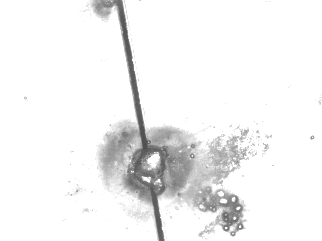
%> input picture pictures/4_1.bmp, 322 x 241 px
$ octave Demo.m   (GNU Octave 9; MATLAB toolbox functions it lacks are replaced by stand-ins)
%> lines starting %> are read from the running program, lines starting %| are printed output that depends on the picture; in (x1, y1, x2, y2) boxes, pixels count from 0 and x2, y2 are one past the last pixel; in counts of white or black regions, pixels touching at a corner belong together; the program's own positions count from 1
### lse_bfe.m
function [u, b, C]= lse_bfe(u0,Img, b, Ksigma,KONE, nu,timestep,mu,epsilon, iter_lse)
% This function performs the level set evolution (LSE) and bias field
% estimation described in the following paper
%      C. Li, R. Huang, Z. Ding, C. Gatenby, D. N. Metaxas, and J. C. Gore,
%      "A Level Set Method for Image Segmentation in the Presence of Intensity
%      Inhomogeneities with Application to MRI", IEEE Trans. Image Processing, 2011
%
% Author: Chunming Li, all rights researved
% E-mail: lchunming@gmail.com
% URL: http://www.engr.uconn.edu/~cmli/

u=u0;
KB1 = conv2(b,Ksigma,'same');
KB2 = conv2(b.^2,Ksigma,'same');
C =updateC(Img, u, KB1, KB2, epsilon);

KONE_Img = Img.^2.*KONE;
u = updateLSF(Img,u, C, KONE_Img, KB1, KB2, mu, nu, timestep, epsilon, iter_lse);

Hu=Heaviside(u,epsilon);
M(:,:,1)=Hu;
M(:,:,2)=1-Hu;
b =updateB(Img, C, M,  Ksigma);


% update level set function
function u = updateLSF(Img, u0, C, KONE_Img, KB1, KB2, mu, nu, timestep, epsilon, iter_lse)
u=u0;
Hu=Heaviside(u,epsilon);
M(:,:,1)=Hu;
M(:,:,2)=1-Hu;
N_class=size(M,3);
e=zeros(size(M));
u=u0;
for kk=1:N_class
    e(:,:,kk) = KONE_Img - 2*Img.*C(kk).*KB1 + C(kk)^2*KB2;
end

 %k=(k-min(k))/(max(k)-min(k));
for kk=1:iter_lse
    u=NeumannBoundCond(u);
    %lineTerm=meanCurvature(u);
    %[c1,h]=contour(u,[0 0]);
    K=curvature_central(u);    % div()
    DiracU=Dirac(u,epsilon);
    ImageTerm=-DiracU.*(e(:,:,1)-e(:,:,2));
    penalizeTerm=mu*(4*del2(u)-K);

    %figure,imagesc(penalizeTerm);
    c1=contour(u,[0 0]);
    [c1,k,penU]=polyfitfig(c1,u);
    k=k.^3;
    %figure,imagesc(penU);
    penalizeTerm = penalizeTerm+penU;
%      for i=1:size(c1,2)
%         penalizeTerm(round(c1(1,i)),round(c1(2,i)))=200*k(1,i)+penalizeTerm(round(c1(1,i)),round(c1(2,i)));
%     end
    %figure,imagesc(penalizeTerm);

    lengthTerm=nu.*DiracU.*K;
    u=u+timestep*(lengthTerm+penalizeTerm+ImageTerm);
end

% update b
function b =updateB(Img, C, M,  Ksigma)

PC1=zeros(size(Img));
PC2=PC1;
N_class=size(M,3);
for kk=1:N_class
    PC1=PC1+C(kk)*M(:,:,kk);
    PC2=PC2+C(kk)^2*M(:,:,kk);
end
KNm1 = conv2(PC1.*Img,Ksigma,'same');
KDn1 = conv2(PC2,Ksigma,'same');

b = KNm1./KDn1;

% Update C
function C_new =updateC(Img, u, Kb1, Kb2, epsilon)
Hu=Heaviside(u,epsilon);
M(:,:,1)=Hu;
M(:,:,2)=1-Hu;
N_class=size(M,3);
for kk=1:N_class
    Nm2 = Kb1.*Img.*M(:,:,kk);
    Dn2 = Kb2.*M(:,:,kk);
    C_new(kk) = sum(Nm2(:))/sum(Dn2(:));
end


% Make a function satisfy Neumann boundary condition
% [16 lines left out: functions NeumannBoundCond, curvature_central, not called in this run]

function h = Heaviside(x,epsilon)
h=0.5*(1+(2/pi)*atan(x./epsilon));

function f = Dirac(x, epsilon)
f=(epsilon/pi)./(epsilon^2.+x.^2);

### Demo.m
% This Matlab code demonstrates the method for simultaneous segmentation
% and bias field (intensity inhomogeneity) estimation in the following
% paper
%      C. Li, R. Huang, Z. Ding, C. Gatenby, D. N. Metaxas, and J. C. Gore,
%      "A Level Set Method for Image Segmentation in the Presence of Intensity
%      Inhomogeneities with Application to MRI", IEEE Trans. Image Processing, vol. 20 (7), pp. 2007-2016, 2011
% Author: Chunming Li, all rights researved
% E-mail: lchunming@gmail.com   or   li_chunming@hotmail.com
% URL: http://www.engr.uconn.edu/~cmli/

close all;
clear all;
Img=imread('./pictures/4_1.bmp');
%> Img is the input picture: size 241x322 uint8; min 73, max 255, mean 241.7
Img=double(Img(:,:,1));
%> Img: size 241x322 double


A=255;
Img=A*Img/max(Img(:)); % rescale the image intensities
nu=0.001*A^2; % coefficient of arc length term

sigma = 4; % scale parameter that specifies the size of the neighborhood
iter_outer=200;
iter_inner=10;   % inner iteration for level set evolution

timestep=.1;
mu=1;  % coefficient for distance regularization term (regularize the level set function)

c0=1;
figure(1);
imagesc(Img,[0, 255]); colormap(gray); axis off; axis equal

% w=fspecial('gaussian',[3 3],1);
% Img=imfilter(Img,w);

% initialize level set function
initialLSF = c0*ones(size(Img));
initialLSF(20:70,150:180) = -c0;
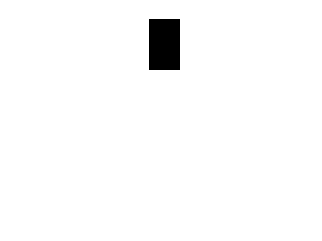
%> initialLSF: size 241x322 double; values -1 (black) and 1 (white), 98% white; 1 black region, box (x1, y1, x2, y2) and area: (149, 19, 180, 70) 1581
u=initialLSF;

hold on;
contour(u,[0 0],'r');
title('Initial contour');

figure(2);
imagesc(Img,[0, 255]); colormap(gray); axis off; axis equal
hold on;
contour(u,[0 0],'r');
title('Initial contour');

epsilon=1;
b=ones(size(Img));  %%% initialize bias field


K=fspecial('gaussian',round(2*sigma)*2+1,sigma); % Gaussian kernel
KI=conv2(Img,K,'same');
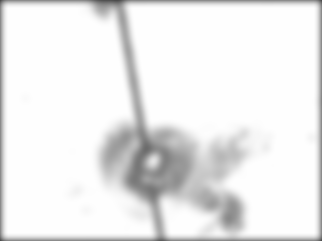
%> KI: size 241x322 double; min 76.41, max 255, mean 236.4
KONE=conv2(ones(size(Img)),K,'same');

[row,col]=size(Img);
%> row = 241; col = 322
N=row*col;
%> N = 77602

for n=1:iter_outer
%> (the run ends here)
